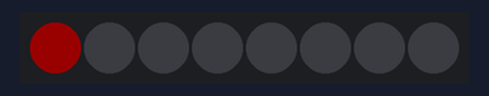
This program was run on a simulated Raspberry Pi (BCM pin numbers) with a Blinkt!. Parts: 8 RGB LEDs in strip order, left to right. Dim RGB values are drawn brighter than linear.

Above: at 0.05 s.
At 0.65 s:
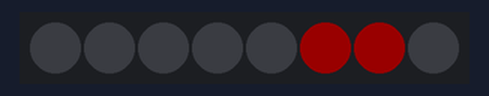
At 1.31 s:
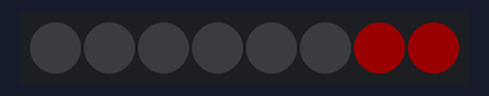
At 1.92 s:
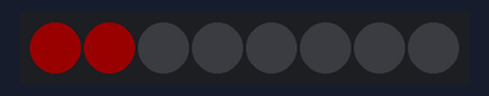
At 2.52 s:
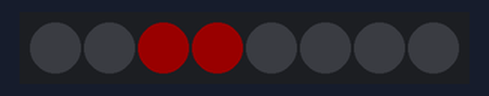
Timing chart, 0 to 40.0 s (numbered marks = the images above):
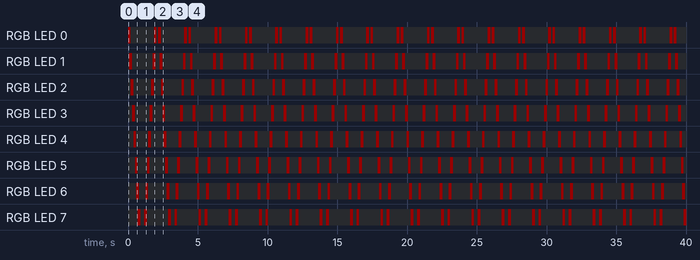

The program:

nightrider.py
```python
import time

from blinkt import set_clear_on_exit, set_pixel, show, set_brightness


set_clear_on_exit()
set_brightness(0.1)

while True:
    for i in range(8):
        if i == 0 or i == 1:
            set_pixel(i, 255, 0, 0)
        else:
            set_pixel(i, 255, 0, 0)
            set_pixel(i-2, 0, 0, 0)
        show()
        time.sleep(0.1)
        if i == 7:
            set_pixel(i-1, 0, 0, 0)
            show()
            time.sleep(0.1)
            set_pixel(i, 0, 0, 0)
            show()

    time.sleep(0.25)

    for i in range (7, -1, -1):
        if i == 7 or i == 6:
            set_pixel(i, 255, 0, 0)
        else:
            set_pixel(i, 255, 0, 0)
            set_pixel(i+2, 0, 0, 0)
        show()
        time.sleep(0.1)
        if i == 0:
            set_pixel(i+1, 0, 0, 0)
            show()
            time.sleep(0.1)
            set_pixel(i, 0, 0, 0)
            show()

    time.sleep(0.1)
```

Measured:
- by itself, RGB LED 0: repeats every 2.2 s: off 1.7 s, RGB(25, 0, 0) 0.20 s, off 0.10 s, RGB(25, 0, 0) 0.20 s
- by itself, RGB LED 1: repeats every 2.2 s: off 1.5 s, RGB(25, 0, 0) 0.20 s, off 0.30 s, RGB(25, 0, 0) 0.20 s
- by itself, RGB LED 2: repeats every 2.2 s: off 1.3 s, RGB(25, 0, 0) 0.20 s, off 0.51 s, RGB(25, 0, 0) 0.20 s
- by itself, RGB LED 3: repeats every 2.2 s: off 1.1 s, RGB(25, 0, 0) 0.20 s, off 0.71 s, RGB(25, 0, 0) 0.20 s
- by itself, RGB LED 4: alternates RGB(25, 0, 0) for 0.20 s and off for 0.88 s
- by itself, RGB LED 5: repeats every 2.2 s: off 0.66 s, RGB(25, 0, 0) 0.20 s, off 1.1 s, RGB(25, 0, 0) 0.20 s
- by itself, RGB LED 6: repeats every 2.2 s: off 0.45 s, RGB(25, 0, 0) 0.20 s, off 1.3 s, RGB(25, 0, 0) 0.20 s
- by itself, RGB LED 7: repeats every 2.2 s: off 0.25 s, RGB(25, 0, 0) 0.20 s, off 1.5 s, RGB(25, 0, 0) 0.20 s
